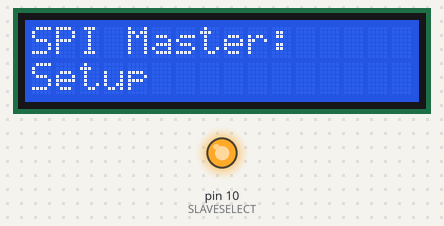
Bench run of a sketch on a simulated Arduino Uno, built with avr-gcc and run on an emulated ATmega328P. Shown: 16×2 character LCD, output pins drawn as LEDs (lit = HIGH).

Above: at 0.1 s.
At 8.1 s:
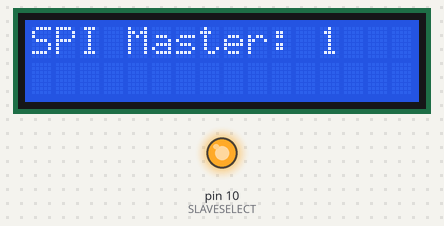
At 12.1 s:
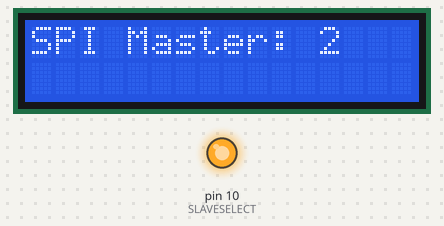
At 16.1 s:
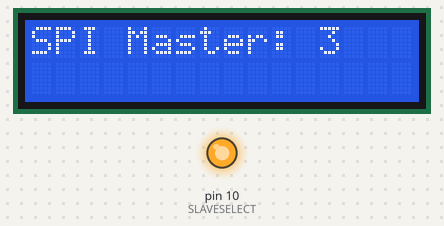
At 24.1 s:
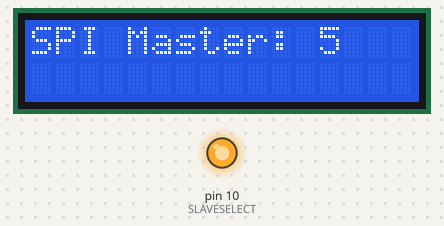
At 36.1 s:
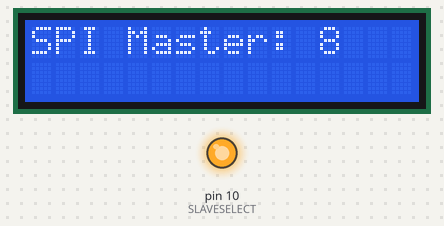

Measured:
- what the display in image 0 shows lasts 3.9 s, from 0.1 s to 4.0 s
- what the display in image 1 shows lasts 4.0 s, from 8.0 s to 12.0 s

The sketch:

SPI-Master.ino
```cpp
#include <LiquidCrystal.h>
#include "SPI.h"

#define DATAOUT 11//MOSI
#define DATAIN  12//MISO
#define SPICLOCK  13//sck
#define SLAVESELECT 10//ss

byte clr;
//data buffer
char buffer[128];
int send_count = 0;
unsigned long last_sent_time = 0;

LiquidCrystal lcd(6, 7, 2, 3, 4, 5);

void spi_setup() {
  pinMode(DATAOUT, OUTPUT);
  pinMode(DATAIN, INPUT);
  pinMode(SPICLOCK,OUTPUT);
  pinMode(SLAVESELECT,OUTPUT);
  digitalWrite(SLAVESELECT,HIGH); //disable device

  // SPCR = 01010000
  //interrupt disabled,spi enabled,msb 1st,master,clk low when idle,
  //sample on leading edge of clk,system clock/4 rate (fastest)

  SPCR = (1<<SPE)|(1<<MSTR);
  clr=SPSR;
  clr=SPDR;
  delay(10);
}

char spi_transfer(volatile char data) {
  SPDR = data;                    // Start the transmission
  while (!(SPSR & (1<<SPIF)))     // Wait for the end of the transmission
  {
  };
  return SPDR;                    // return the received byte
}

void fill_buffer() {
  int i = 0;
  for (char ch = 'a'; ch <= 'z'; i++, ch++) {
    buffer[i] = ch;
  }
}

void setup() {
  Serial.begin(9600);

  // put your setup code here, to run once:
  /* pinMode(ss, OUTPUT);
  SPI.begin();
  SPI.setBitOrder(MSBFIRST);*/
  spi_setup();

  // LCD
  lcd.begin(16, 2);
  lcd.clear();
  //         1234567890123456
  lcd.print("SPI Master:");
  lcd.setCursor(0,1);
  //         1234567890123456
  lcd.print("Setup");
}

void displayValue(int value)
{
  lcd.clear();
  //         1234567890123456
  lcd.print("SPI Master: ");
  lcd.print(value);
}

void sendData()
{
  digitalWrite(SLAVESELECT,LOW);
  for (int i= 0; i < 26; i++) {
    spi_transfer(buffer[i]);  //write data byte
  }
  displayValue(send_count);
  send_count++;
  digitalWrite(SLAVESELECT,HIGH); //release chip
}

void loop() {
  unsigned long now = millis() / 1000;
  if (now - last_sent_time > 3) {
    sendData();
    last_sent_time = now;
  }
}
```
